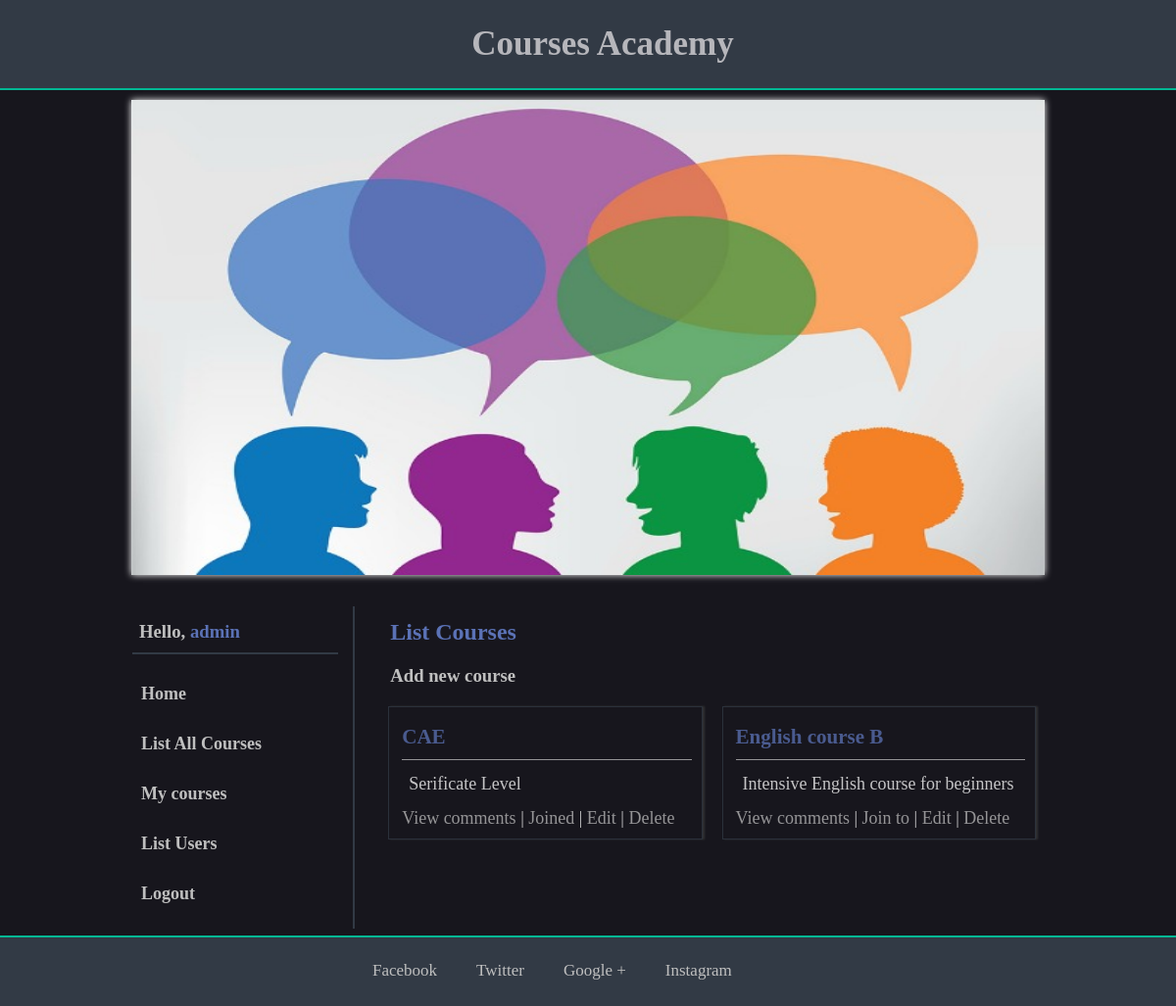
Page /courses.php (signed in) on the earlier database version.
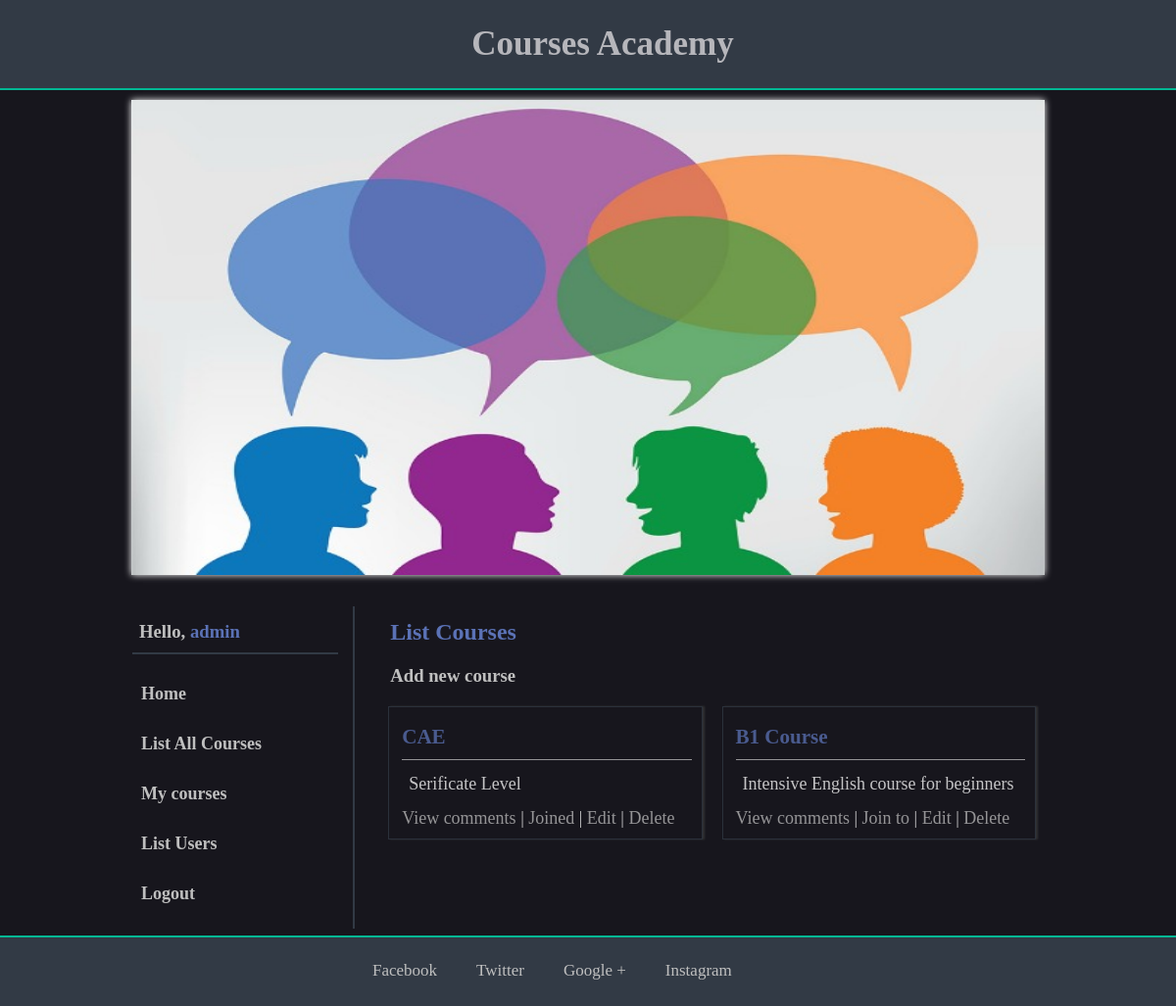
Same page on the later database version.
### tables this page shows
CREATE TABLE `courses` (
  `id` int(11) NOT NULL,
  `title` varchar(150) NOT NULL,
  `content` text NOT NULL
);

### repositories/users_repository.php (called while the page is built, shortened)
<?php
    require 'models/user.php';
    class UsersRepository
    {
        private $connection;
        function __construct()
        {
            $url = 'localhost';
            $dbUsername = 'root';
            $dbPassword = '';
            $dbName = 'coursesacademy';
            $this->connection = new mysqli($url, $dbUsername, $dbPassword, $dbName);
            mysqli_set_charset($this->connection, 'utf8');
        }
        function getById($id) {
            $users = $this->getAll();
            foreach ($users as $u) {
                if ($u->getId() == $id) {
                    return $u;
                }
            }
            return null;
        }
        function getAll() {
            $result = $this->connection->query("SELECT * FROM `users`");
            $users = array();
            while ($row = $result->fetch_assoc()) {
                $user = new User();
                $user->setId($row["id"]);
                $user->setUsername($row["username"]);
                $user->setPassword($row["password"]);
                $user->setIsAdmin($row["isAdmin"]);
                array_push($users, $user);
            }
            return $users;
        }
    }

### models/user.php (called while the page is built, shortened)
<?php
    class User
    {
        private $id;
        private $isAdmin;
        public function getId()
        {
            return $this->id;
        }
        public function setId($id)
        {
            $this->id = $id;
        }
        public function getIsAdmin()
        {
            return $this->isAdmin;
        }
        public function setIsAdmin($isAdmin)
        {
            $this->isAdmin = $isAdmin;
        }
    }

### repositories/courses_repository.php (called while the page is built, shortened)
<?php
	require 'models/course.php';
	class CoursesRepository
	{
		private $connection;
		function __construct()
		{
			$url = 'localhost';
			$dbUsername = 'root';
			$dbPassword = '';
			$dbName = 'coursesacademy';
			$this->connection = new mysqli($url, $dbUsername, $dbPassword, $dbName);
			mysqli_set_charset($this->connection, 'utf8');
		}
		function getAll()
		{
			$result = $this->connection->query("SELECT * FROM `courses`");
			$courses = array();
			while ($row = $result->fetch_assoc()) {
				$course = new Course();
				$course->setId($row["id"]);
				$course->setTitle($row["title"]);
				$course->setContent($row["content"]);
				array_push($courses, $course);
			}
			return $courses;
		}
	}

### models/course.php (called while the page is built, shortened)
<?php
	class Course
	{
		private $id;
		private $title;
		private $content;
		public function getId()
		{
			return $this->id;
		}
		public function setId($id)
		{
			$this->id = $id;
		}
		public function getTitle()
		{
			return $this->title;
		}
		public function setTitle($title)
		{
			$this->title = $title;
		}
		public function getContent()
		{
			return $this->content;
		}
		public function setContent($content)
		{
			$this->content = $content;
		}
	}

### repositories/users_courses_repository.php (called while the page is built, shortened)
<?php
    class UsersCoursesRepository {
        private $connection;
        function __construct()
        {
            $url = 'localhost';
            $dbUsername = 'root';
            $dbPassword = '';
            $dbName = 'coursesacademy';
            $this->connection = new mysqli($url, $dbUsername, $dbPassword, $dbName);
            mysqli_set_charset($this->connection, 'utf8');
        }
        public function getCoursesByUserId($user_id) {
            $result = $this->connection->query("SELECT * FROM courses c JOIN users_courses uc ON c.id = uc.course_id WHERE uc.user_id = " . $user_id);
            $courses = array();
            while ($row = $result->fetch_assoc()) {
                $course = new Course();
                $course->setId($row["id"]);
                $course->setTitle($row["title"]);
                $course->setContent($row["content"]);
                array_push($courses, $course);
            }
            return $courses;
        }
    }

### courses.php (the view, shortened to what the changed rows need)
<?php
	require '/includes/header.php';
	require '/repositories/courses_repository.php';
	require '/repositories/users_repository.php';
	require '/repositories/users_courses_repository.php';
?>
	<div class="right">
		<section id="courses">
			<h2>List Courses</h2>
			<?php
				$loggedUser = null;
				if (isset($_SESSION["loggedUserId"])) {
					$usersRepo = new UsersRepository();
					$loggedUser = $usersRepo->getById($_SESSION["loggedUserId"]);
					if ($loggedUser->getIsAdmin() == true) {
						echo "<a href=\"add_course.php\"><h3>Add new course</h3></a>";
					}
					$usersCoursesRepo = new UsersCoursesRepository();
					$asignedCourses = $usersCoursesRepo->getCoursesByUserId($loggedUser->getId());
				}
				$coursesRepo = new CoursesRepository();
				$courses = $coursesRepo->getAll();
				foreach ($courses as $c) :
			?>
				<article class="course-content">
					<h3><?= $c->getTitle() ?></h3>
					<p><?= $c->getContent() ?></p>
					<a href="comments.php?course_id=<?= $c->getId()?>" class="view-comments">View comments</a>
					<?php
						if ($loggedUser !== null) :
							if(in_array($c,$asignedCourses) == false) {
								echo '| <a href="join_course.php?id='.$c->getId().'">Join to</a>';
							}
							else {
								echo '| <p class="join-course">Joined</p>';
							}
					?>
						<?php
							if ($loggedUser->getIsAdmin() == true) :
						?>
							| <a href="edit_course.php?id=<?= $c->getId()?>">Edit</a> |
							<a href="delete_course.php?id=<?= $c->getId()?>">Delete</a>
						<?php
							endif;
						endif;
					?>
				</article>
			<?php endforeach; ?>
		</section>
	</div>
<?php require '/includes/footer.php' ?>

Differences in the rows shown:
changed courses "Intensive English course for beginners": title "English course B" → "B1 Course"
